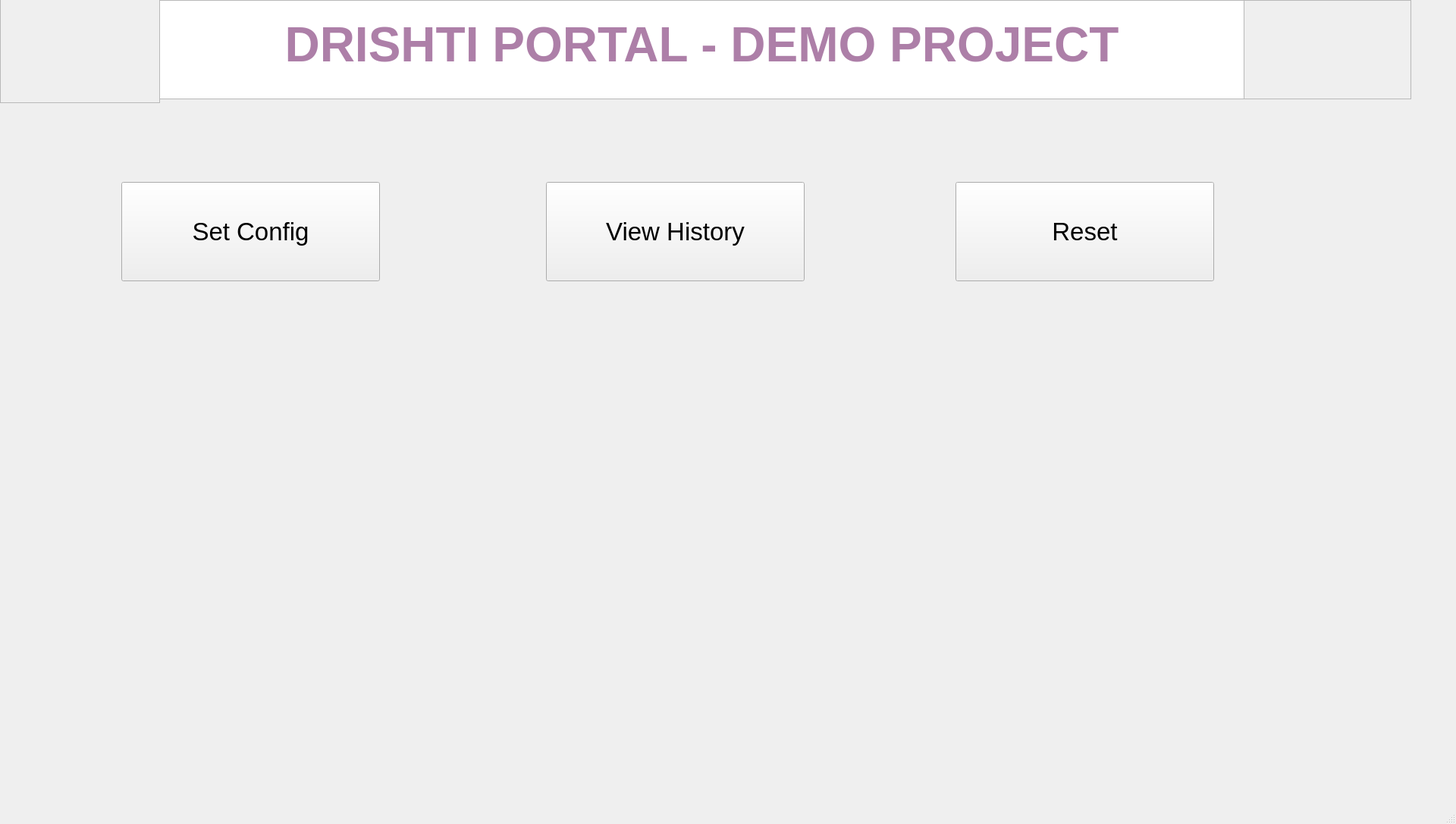
<?xml version="1.0" encoding="UTF-8"?>
<ui version="4.0">
 <class>MainWindow</class>
 <widget class="QMainWindow" name="MainWindow">
  <property name="geometry">
   <rect>
    <x>0</x>
    <y>0</y>
    <width>1920</width>
    <height>1087</height>
   </rect>
  </property>
  <property name="windowTitle">
   <string>MainWindow</string>
  </property>
  <widget class="QWidget" name="centralwidget">
   <widget class="QFrame" name="mahindralogo">
    <property name="enabled">
     <bool>true</bool>
    </property>
    <property name="geometry">
     <rect>
      <x>0</x>
      <y>-5</y>
      <width>211</width>
      <height>141</height>
     </rect>
    </property>
    <property name="styleSheet">
     <string notr="true">image: url(:/newPrefix/pngwing.com.png);
image: url(:/newPrefix/mahindra-logo.jpg);</string>
    </property>
    <property name="frameShape">
     <enum>QFrame::StyledPanel</enum>
    </property>
    <property name="frameShadow">
     <enum>QFrame::Raised</enum>
    </property>
   </widget>
   <widget class="QFrame" name="insightzzlogo">
    <property name="geometry">
     <rect>
      <x>1640</x>
      <y>0</y>
      <width>221</width>
      <height>131</height>
     </rect>
    </property>
    <property name="styleSheet">
     <string notr="true">image: url(:/newPrefix/Insightzzz.png);</string>
    </property>
    <property name="frameShape">
     <enum>QFrame::StyledPanel</enum>
    </property>
    <property name="frameShadow">
     <enum>QFrame::Raised</enum>
    </property>
   </widget>
   <widget class="QTextBrowser" name="title">
    <property name="geometry">
     <rect>
      <x>210</x>
      <y>0</y>
      <width>1431</width>
      <height>131</height>
     </rect>
    </property>
    <property name="html">
     <string>&lt;!DOCTYPE HTML PUBLIC &quot;-//W3C//DTD HTML 4.0//EN&quot; &quot;http://www.w3.org/TR/REC-html40/strict.dtd&quot;&gt;
&lt;html&gt;&lt;head&gt;&lt;meta name=&quot;qrichtext&quot; content=&quot;1&quot; /&gt;&lt;style type=&quot;text/css&quot;&gt;
p, li { white-space: pre-wrap; }
&lt;/style&gt;&lt;/head&gt;&lt;body style=&quot; font-family:'Ubuntu'; font-size:11pt; font-weight:400; font-style:normal;&quot;&gt;
&lt;p align=&quot;center&quot; style=&quot;-qt-paragraph-type:empty; margin-top:0px; margin-bottom:0px; margin-left:0px; margin-right:0px; -qt-block-indent:0; text-indent:0px;&quot;&gt;&lt;br /&gt;&lt;/p&gt;
&lt;p align=&quot;center&quot; style=&quot; margin-top:0px; margin-bottom:0px; margin-left:0px; margin-right:0px; -qt-block-indent:0; text-indent:0px;&quot;&gt;&lt;span style=&quot; font-size:48pt; font-weight:600; color:#ad7fa8;&quot;&gt;DRISHTI PORTAL - DEMO PROJECT&lt;/span&gt;&lt;/p&gt;&lt;/body&gt;&lt;/html&gt;</string>
    </property>
   </widget>
   <widget class="QPushButton" name="setconfig">
    <property name="geometry">
     <rect>
      <x>160</x>
      <y>240</y>
      <width>341</width>
      <height>131</height>
     </rect>
    </property>
    <property name="font">
     <font>
      <pointsize>25</pointsize>
     </font>
    </property>
    <property name="text">
     <string>Set Config</string>
    </property>
   </widget>
   <widget class="QPushButton" name="viewhistory">
    <property name="geometry">
     <rect>
      <x>720</x>
      <y>240</y>
      <width>341</width>
      <height>131</height>
     </rect>
    </property>
    <property name="font">
     <font>
      <pointsize>25</pointsize>
     </font>
    </property>
    <property name="text">
     <string>View History</string>
    </property>
   </widget>
   <widget class="QPushButton" name="reset">
    <property name="geometry">
     <rect>
      <x>1260</x>
      <y>240</y>
      <width>341</width>
      <height>131</height>
     </rect>
    </property>
    <property name="font">
     <font>
      <pointsize>25</pointsize>
     </font>
    </property>
    <property name="text">
     <string>Reset</string>
    </property>
   </widget>
  </widget>
  <widget class="QMenuBar" name="menubar">
   <property name="geometry">
    <rect>
     <x>0</x>
     <y>0</y>
     <width>1920</width>
     <height>22</height>
    </rect>
   </property>
  </widget>
  <widget class="QStatusBar" name="statusbar"/>
 </widget>
 <resources>
  <include location="../demo_project/tst.qrc"/>
  <include location="tst.qrc"/>
 </resources>
 <connections/>
</ui>
